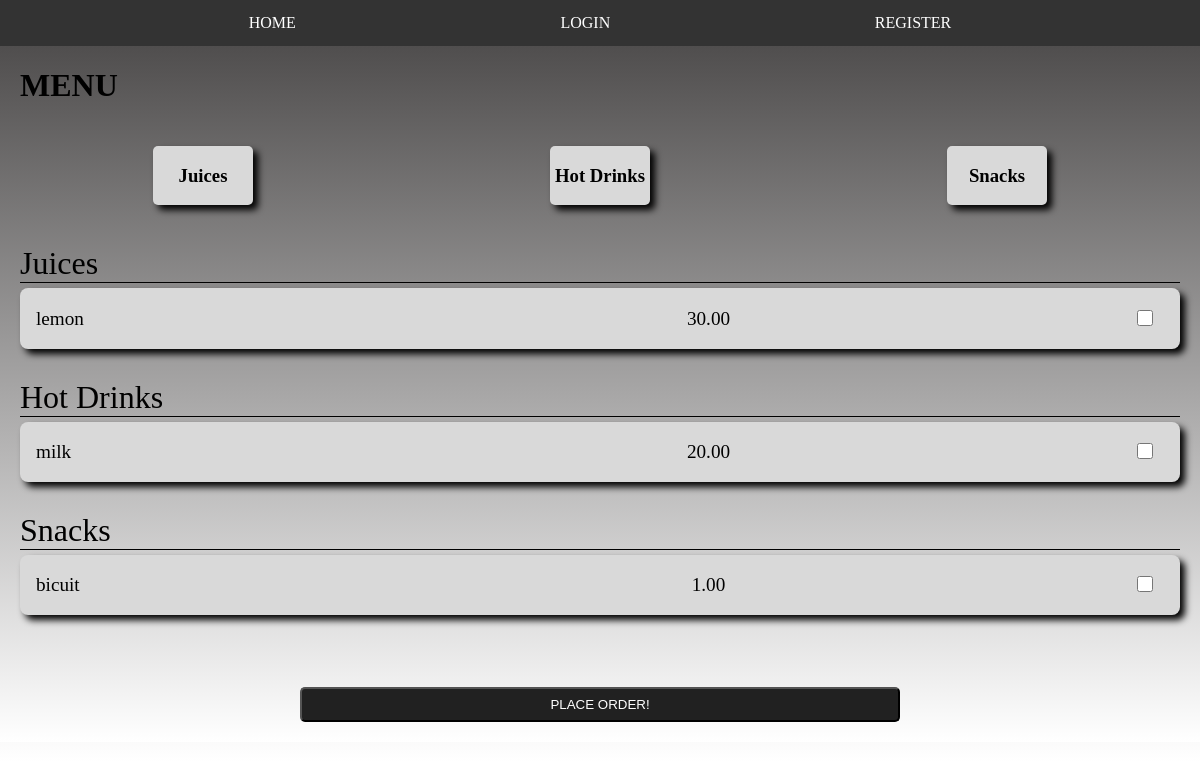
Before: /order with the older database file.
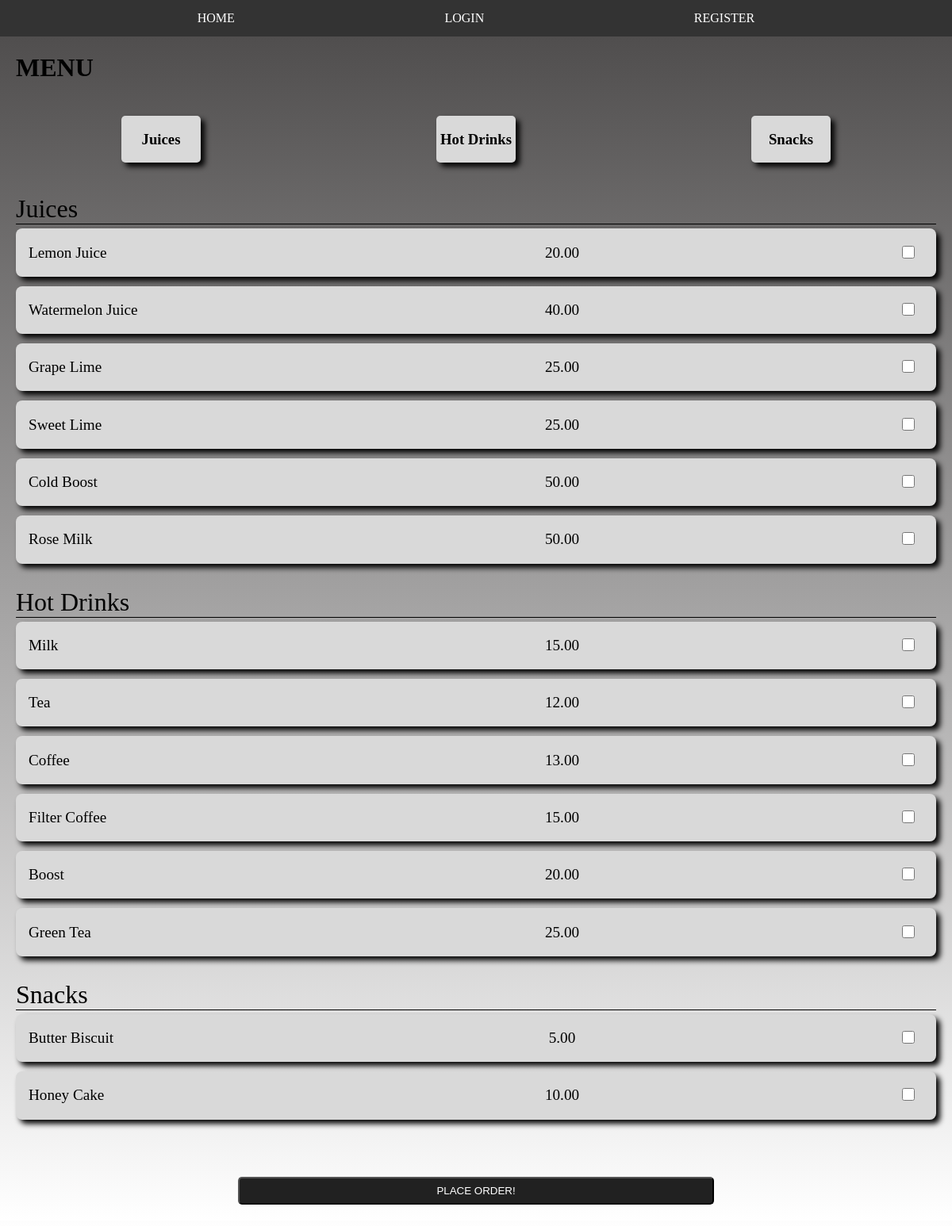
After: the same page with the newer database file.
### rishabs/models.py (models this page shows, shortened)
class MenuItem(models.Model):
    name = models.CharField(max_length=100)
    description = models.TextField()
    image = models.ImageField(upload_to='menu_images/')
    price = models.DecimalField(max_digits=5, decimal_places=2)
    category = models.ManyToManyField('Category', related_name='item')

### rishabs/views.py (the view)
# urls.py: path('order',views.order,name="order"),
def order(request):
    if request.method == "POST":
        order_items = {
            'items': []
        }
        items = request.POST.getlist('items[]')
        for item in items:
            menu_item = get_object_or_None(MenuItem, id=int(item))
            item_data = {
                'id': menu_item.pk,
                'name': menu_item.name,
                'price': menu_item.price
            }
            order_items['items'].append(item_data)
            price = 0
            item_ids = []
        for item in order_items['items']:
            price += item['price']
            item_ids.append(item['id'])
        order = OrderModel.objects.create(price=price)
        order.items.add(*item_ids)
        context = {
            'items': order_items['items'],
            'price': price,
            'username' : request.user.username
        }
        template = render_to_string('rishabs/email_template.html',context)
        email = EmailMessage(
            'Thanks for purchasing at Rishabs!',
            template,
            settings.EMAIL_HOST_USER,
            [request.user.email],
        )
        email.fail_silently=False
        email.send()
        return render(request, 'rishabs/order_confirmation.html', context)
    else:
        juice = MenuItem.objects.filter(category__name__contains='juice')
        hot_drinks = MenuItem.objects.filter(category__name__contains='hot_drinks')
        snacks = MenuItem.objects.filter(category__name__contains='snacks')
        context = {
            'juice': juice,
            'hot_drinks': hot_drinks,
            'snacks': snacks,
        }
        return render(request, 'rishabs/order.html', context)

### rishabs/templates/rishabs/order.html (shortened to what this page needs)
{% extends 'rishabs/layout2.html' %}
{% block content %}
<div>
        <form action="{% url 'order' %}" method="POST">
            <div class="main-body">
                <div class="header">
                    <div class="menu">
                        <h1>MENU</h1>
                    </div>
                    <div class="name">
                    </div>
                </div>
                <div class="options">
                    <div class="option">
                        <a class="option_a" href="#juices"><h3>Juices</h3></a>
                    </div>
                    <div class="option">
                        <a class="option_a" href="#hot"><h3>Hot Drinks</h3></a>
                    </div>
                    <div class="option">
                        <a class="option_a" href="#snack"><h3>Snacks</h3></a>
                    </div>
                </div>
                <div class="head">
                    <div class="head-name" id="juices">Juices</div>
                    {% for jui in juice %}
                    <div class="items">
                        <div class="i-name">
                            <p >{{jui.name}}</p>
                        </div>
                        <div class="i-price">
                            <p >{{jui.price}}</p>
                        </div>
                        <div class="i-check">
                            <input  type="checkbox" name="items[]" value="{{ jui.pk }}">
                        </div>
                    </div>
                    {% endfor %}
                    <div class="head-name" id="hot">Hot Drinks</div>
                    {% for hot in hot_drinks %}
                    <div class="items">
                        <div class="i-name">
                            <p >{{hot.name}}</p>
                        </div>
                        <div class="i-price">
                            <p >{{hot.price}}</p>
                        </div>
                        <div class="i-check">
                            <input  type="checkbox" name="items[]" value="{{ hot.pk }}">
                        </div>
                    </div>
                    {% endfor %}
                    <div class="head-name" id="snack">Snacks</div>
                    {% for snack in snacks %}
                    <div class="items">
                        <div class="i-name">
                            <p >{{snack.name}}</p>
                        </div>
                        <div class="i-price">
                            <p >{{snack.price}}</p>
                        </div>
                        <div class="i-check">
                            <input  type="checkbox" name="items[]" value="{{ snack.pk }}">
                        </div>
                    </div>
                    {% endfor %}
                </div>
            <div>
                <button class="button2" type="submit">PLACE ORDER!</button>
            </div>
        </form>
    </div>
{% endblock %}

### rishabs/templates/rishabs/layout2.html (shortened to what this page needs)
{% load static %}
<!DOCTYPE html>
<html>
    <head>
        <link rel="stylesheet" href="{% static 'css/new.css' %}">
    </head>
    <body>
        <div class="main-body">
            <navbar class="navbar1">
                <ul class="nav-comp">
                    {% if user.is_authenticated %}
                        <li><a href="{% url 'order' %}">MENU</a></li>
                        <li><a href="{% url 'profile_view' %}">PROFILE</a></li>
                        <li><a href="{% url 'logout_view' %}">LOGOUT</a></li>
                    {% else %}
                        <li><a href="{% url 'index' %}">HOME</a></li>
                        <li><a href="{% url 'login_view' %}">LOGIN</a></li>
                        <li><a href="{% url 'register_view' %}">REGISTER</a></li>
                    {% endif %}
                </ul>
            </navbar>
            {% block content %}
            {% endblock %}
        </div>
    </body>
</html>

### rishabs/static/css/new.css (style rules this page uses)
body { margin: 0px; }
.main-body { margin: 0px; padding: 0px; display: flex; flex-direction: column; justify-content: center; background-image: linear-gradient(rgb(80, 78, 78),white); padding-bottom: 20px; text-align: center; }
.navbar1 { background-color:#333; align-self:stretch; }
.nav-comp { list-style-type: none; justify-content: space-evenly; display: flex; margin: 0; padding: 0; }
li { float: left; }
li a { display: block; color: white; text-align: center; padding: 14px 16px; text-decoration: none; }
.header { padding-left: 0px; padding-right: 0px; display: flex; align-items: center; }
.menu { padding-left: 20px; text-align: left; }
.name { flex:1; text-align: right; padding-right: 20px; }
.options { display: flex; flex: 1fr 1fr 1fr 1fr; gap:5px; margin-top: 20px; margin-bottom: 10px; justify-content: space-around; padding-left:7px; padding-right: 7px; }
.option { background-color: #d9d9d9; width:100px; border-radius: 5px; box-shadow: 5px 5px 7px black; }
.head-name { text-align: left; margin-top: 30px; margin-left: 20px; margin-right: 20px; font-size: 2em; border-bottom: 1px solid; }
.items { text-align: left; margin-top: 5px; margin-left: 20px; margin-right: 20px; display: flex; font-size: 1.2rem; justify-content: space-between; background-color: #d9d9d9; box-shadow: 5px 5px 7px black; margin-bottom: 12px; border-radius: 8px; }
.i-name { padding-left: 1rem; width: 18rem; }
.i-check { padding-right: 1rem; align-self: center; }
.i-check > input { width: 2rem; height: 1rem; }
.i-price { padding-right: 2rem; }
.head { padding-bottom: 60px; }
.button2 { width: 50%; padding: 0.5rem; border-radius: 5px; background-color: #212121; color: white; }
.option_a { text-decoration: none; background-color: black; color: black; }

Changed rows visible on the page:
changed MenuItem: name "lemon" → "Lemon Juice"; price "30.00" → "20.00"
added MenuItem: name "Watermelon Juice", price "40.00", shown under "Snacks"
added MenuItem: name "Grape Lime", price "25.00", shown under "Snacks"
added MenuItem: name "Sweet Lime", price "25.00", shown under "Snacks"
added MenuItem: name "Cold Boost", price "50.00", shown under "Snacks"
added MenuItem: name "Rose Milk", price "50.00", shown under "Snacks"
changed MenuItem: name "milk" → "Milk"; price "20.00" → "15.00"
added MenuItem: name "Tea", price "12.00"
added MenuItem: name "Coffee", price "13.00"
added MenuItem: name "Filter Coffee", price "15.00"
added MenuItem: name "Boost", price "20.00"
added MenuItem: name "Green Tea", price "25.00"
changed MenuItem: name "bicuit" → "Butter Biscuit"; price "1.00" → "5.00"
added MenuItem: name "Honey Cake", price "10.00"
